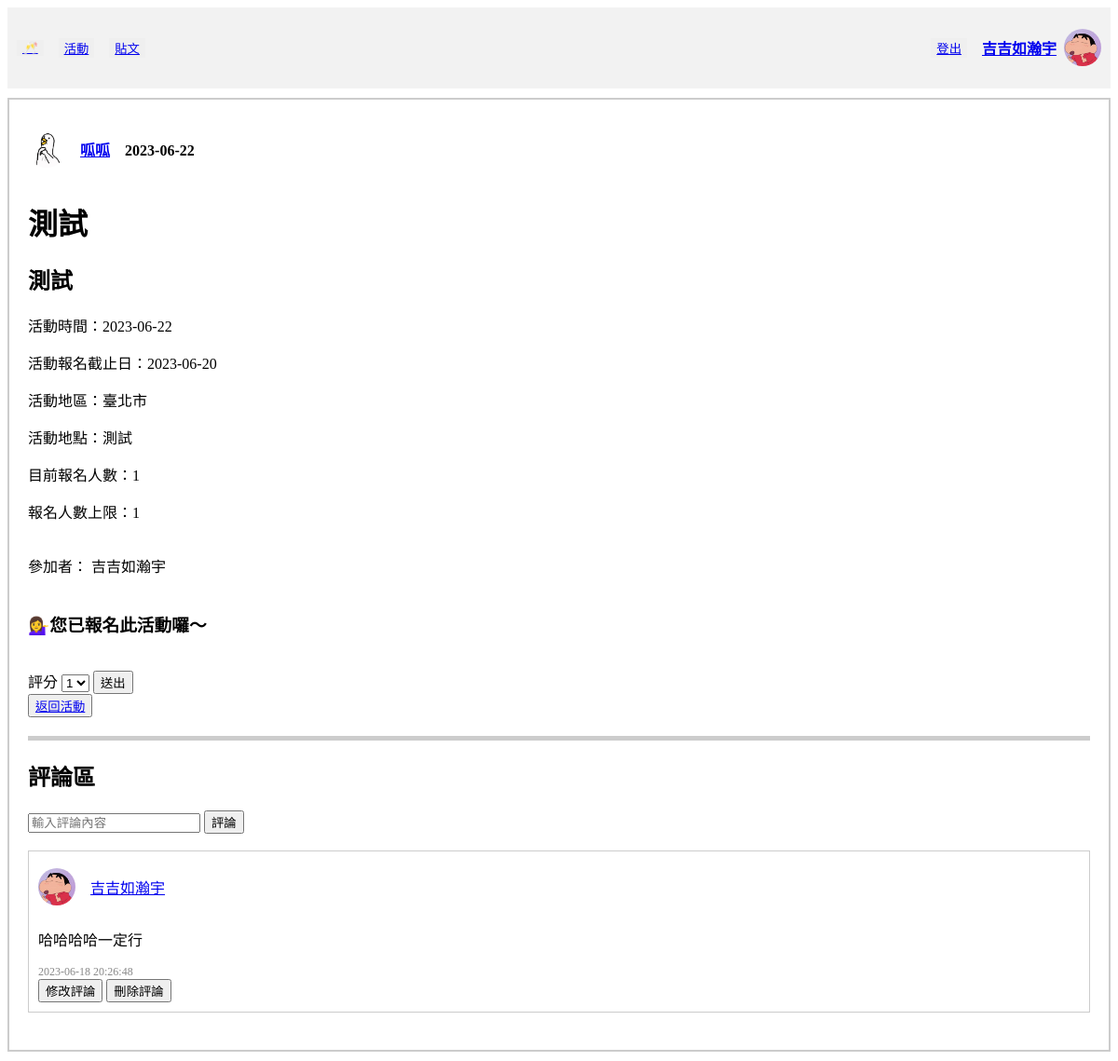
The app's page /activity/activities/activity_detail/f86ee416-6795-4402-ac4f-c531e64035d6 (signed in) with its own data.
### tables this page shows
CREATE TABLE "User" (
	"userID"	INTEGER,
	"password"	VARCHAR(10),
	"nickname"	VARCHAR(10) NOT NULL,
	"gender"	VARCHAR(1) NOT NULL,
	"birth"	TEXT,
	"cellphone"	VARCHAR(10),
	"email"	TEXT UNIQUE,
	"image" TEXT,
	PRIMARY KEY("userID" AUTOINCREMENT)
);

CREATE TABLE "Activity" (
	"activityID"	VARCHAR(36),
	"title"	VARCHAR(10),
	"time"	TEXT,
	"area"	TEXT,
	"location"	TEXT,
	"category"	TEXT,
	"peopleLimited"	INTEGER,
	"fee"	INTEGER,
	"expireDate"	TEXT,
	"organizerUserID"	INTEGER,
	"Intro"	VARCHAR(50),
	"createTime"	TEXT,
	FOREIGN KEY("organizerUserID") REFERENCES "User"("userID"),
	PRIMARY KEY("activityID")
);

CREATE TABLE "Participant" (
	"participantUserID"	INTEGER,
	"participantActivityID"	VARCHAR(36),
	"score"	INTEGER,
	FOREIGN KEY("participantUserID") REFERENCES "User"("userID"),
	FOREIGN KEY("participantActivityID") REFERENCES "Activity"("activityID"),
	PRIMARY KEY("participantUserID","participantActivityID")
);

CREATE TABLE "Discussion" (
	"discussionID"	INTEGER,
	"discussionUserID"	INTEGER,
	"discussionActivityID"	VARCHAR(36),
	"discussionTime"	TEXT,
	"discussionContent"	TEXT,
	FOREIGN KEY("discussionUserID") REFERENCES "User"("userID"),
	FOREIGN KEY("discussionActivityID") REFERENCES "Activity"("activityID"),
	PRIMARY KEY("discussionID" AUTOINCREMENT)
);

### crud/crudActivity.py (the view, shortened to what this page needs)
@activity_bp.route(
    "/activities/activity_detail/<string:activityID>", methods=["GET", "POST"]
)
def activity_detail(activityID):
    show_methed = request.args.get("show_methed")
    postDate = datetime.now().strftime("%Y-%m-%d")
    origin_user = session["userID"]
    con = sql.connect("funCrew_db.db")
    con.row_factory = sql.Row
    cur = con.cursor()
    cur.execute("SELECT nickname FROM User WHERE userID=?", (origin_user,))
    origin_username = cur.fetchone()[0]
    cur.execute("SELECT image FROM User WHERE userID=?", (origin_user,))
    origin_user_image = cur.fetchone()[0]
    cur.execute(
        "SELECT * FROM Participant WHERE participantUserID=? AND participantActivityID=?",
        (origin_user, activityID),
    )
    joint = cur.fetchone()
    cur.execute(
        "SELECT * FROM Activity, User WHERE organizerUserID=userID AND activityID=?",
        (activityID,),
    )
    activity = cur.fetchone()
    cur.execute(
        "SELECT * FROM Activity, Participant WHERE activityID=participantActivityID AND activityID=?",
        (activityID,),
    )
    participants = cur.fetchall()
    cur.execute(
        "SELECT nickname FROM User, Participant WHERE userID=participantUserID AND participantActivityID=?",
        (activityID,),
    )
    participants_menber = cur.fetchall()
    cur.execute(
        "SELECT COUNT(*) AS count_participants FROM Activity JOIN Participant ON Activity.activityID = Participant.participantActivityID WHERE Activity.activityID =?",
        (activityID,),
    )
    count_participants = cur.fetchone()
    cur.execute(
        """
        SELECT Discussion.*, User.image, User.nickname
        FROM Discussion
        INNER JOIN User ON Discussion.discussionUserID = User.userID
        WHERE discussionActivityID = ?
        ORDER BY discussionTime DESC
        """,
        (activityID,),
    )
    discussions = cur.fetchall()
    cur.execute(
        "SELECT image FROM User WHERE userID=? ", (activity["organizerUserID"],)
    )
    user_image = cur.fetchone()
    try:
        return render_template(
            "activity_detail.html",
            activity=activity,
            discussions=discussions,
            activityID=activityID,
            userID=origin_user,
            show_methed=show_methed,
            user_image=user_image,
            origin_username=origin_username,
            origin_user_image=origin_user_image,
            joint=joint,
            postDate=postDate,
            count_participants=count_participants,
            origin_user=origin_user,
            participants=participants,
            participants_menber=participants_menber,
        )
    except Exception as e:
        print(e)

### templates/activity_detail.html (shortened to what this page needs)
<!DOCTYPE html>
<html lang="zh-Hant-TW">
<head>
</head>
<body>
    <div class="header">
        <div class="header-left">
            <button class="button"><a href="/home"> 🥂 </a></button>
            <button class="button"><a href="/activity/activities/signingUp">活動</a></button>
            <button class="button"><a href="/post/posts/newest">貼文</a></button>
        </div>
        <div class="header-right">
            <button class="button"><a href="/user/logout">登出</a></button>
            <div class="user-info">
                <h4><a href="/user/personalInfo">{{ origin_username }}</a></h4></button>
                <img src="{{ url_for('static', filename='images/avatars/' + origin_user_image) }}" alt="大頭貼">
            </div>
        </div>
    </div>
    <div class="post-wrapper">
        <div class="user-info">
            <img src="{{ url_for('static', filename='images/avatars/' + user_image[0]) }}" alt="大頭貼">
            <h4>　<a href="/user/info/{{activity['organizerUserID']}}">{{ activity['nickname'] }}</a>　{{ activity['time']
                }}</h4>
        </div>
        <h1>{{ activity['title'] }}</h1>
        <h2>{{ activity['Intro'] }}</h2>
        <p>活動時間：{{ activity['time'] }}</p>
        <p>活動報名截止日：{{ activity['expireDate'] }}</p>
        <p>活動地區：{{ activity['area'] }}</p>
        <p>活動地點：{{ activity['location'] }}</p>
        <p>目前報名人數：{{ count_participants[0] }}</p>
        <p>報名人數上限：{{ activity['peopleLimited']}}</p>
        <br>
        {% if participants_menber %}
        參加者：
        {% for menber in participants_menber %}
        {{menber[0]}}
        {% endfor %}
        <br><br>
        {% endif %}
        {% for participant in participants %}
        {% if origin_user == participant['participantUserID']%}
        <h3>💁‍♀️您已報名此活動囉～</h3>
        {% endif %}
        {% endfor %}
        <br>
            {% if joint and postDate > activity[2] %}
            <form action="/activity/rating/{{ activity['activityID'] }}" method="POST">
                <label for="rating">評分</label>
                <select id="rating" name="rating" required>
                    {% for i in range(1,6) %}
                    <option value={{i}}>{{i}}</option>
                    {% endfor %}
                </select>
                <input type="submit" value="送出">
            </form>
            {% endif %}
    <button><a href="/activity/activities/{{show_methed}}">返回活動</a></button>
    <div class="separator"></div>
    <h2>評論區</h2>
    <form action="/activity/activities/activity_detail/{{ activityID }}" method="post" required>
        <div class="input">
            <input type="text" name="content" placeholder="輸入評論內容">
            <button type="submit">評論</button>
        </div>
    </form>
    <br>
    {% for discussion in discussions %}
    <div class="post">
        <div class="content">
            <div class="user-info">
                <img src="{{ url_for('static', filename='images/avatars/' + discussion['image']) }}" alt="大頭貼">
                <p><a href="/user/info/{{ discussion['discussionUserID'] }}">{{ discussion['nickname'] }}</a>
                </p>
            </div>
            <p>{{ discussion['discussionContent'] }}</p>
        </div>
        <div class="info">
            <span>{{ discussion['discussionTime'] }}</span>
        </div>
        {% if discussion['discussionUserID'] == userID %}
        <div>
            <button><a href="/activity/show/{{ discussion['discussionID'] }}"
                    style="text-decoration:none; color:black">修改評論</a></button>
            <button><a href="/activity/delete/{{ discussion['discussionID'] }}"
                    style="text-decoration:none; color:black">刪除評論</a></button>
        </div>
        {% endif %}
    </div>
    {% endfor %}
    </div>
</body>

### templates/activity_detail.html (style rules this page uses)
.header { display: flex; justify-content: space-between; align-items: center; padding: 10px; background-color: #f2f2f2; }
.header-left { display: flex; align-items: center; }
.header-right { display: flex; align-items: center; }
.button { margin-right: 16px; border: none; }
.post { margin-bottom: 20px; border: 1px solid #ccc; padding: 10px; }
.post .info { font-size: 12px; color: #888; }
.post .content { margin-top: 0px; }
.user-info { display: flex; align-items: center; }
.user-info h4 { margin-right: 8px; }
.user-info img { width: 40px; height: 40px; border-radius: 50%; object-fit: cover; }
.post-wrapper { border: 2px solid #ccc; padding: 20px; margin-top: 10px; margin-bottom: 10px; }
.separator { border-top: 5px solid #ccc; margin-top: 20px; margin-bottom: 20px; }

### records on screen
User: nickname "吉吉如瀚宇", image (picture)
User: image (picture), nickname "呱呱"
Activity: time "2023-06-22", title "測試", Intro "測試", expireDate "2023-06-20", area "臺北市", location "測試", peopleLimited "1"
Participant: shows "💁‍♀️您已報名此活動囉～"
Discussion: image (picture), nickname "吉吉如瀚宇", discussionContent "哈哈哈哈一定行", discussionTime "2023-06-18 20:26:48"

### other values on screen
{{ count_participants[0] }} "1"
form field rating "1"
